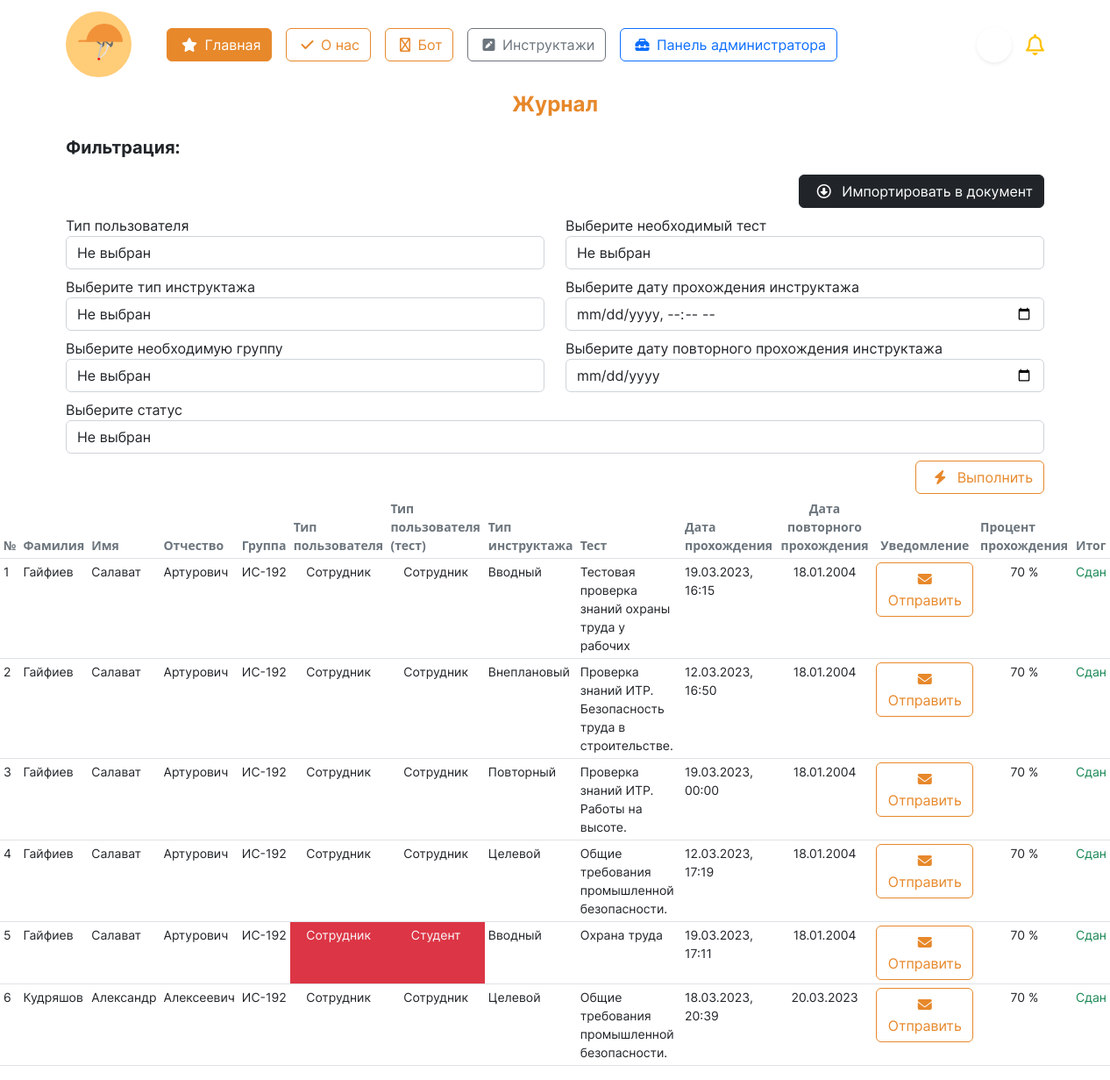
/account/journal/ (signed in), run on an earlier commit of the app's database.
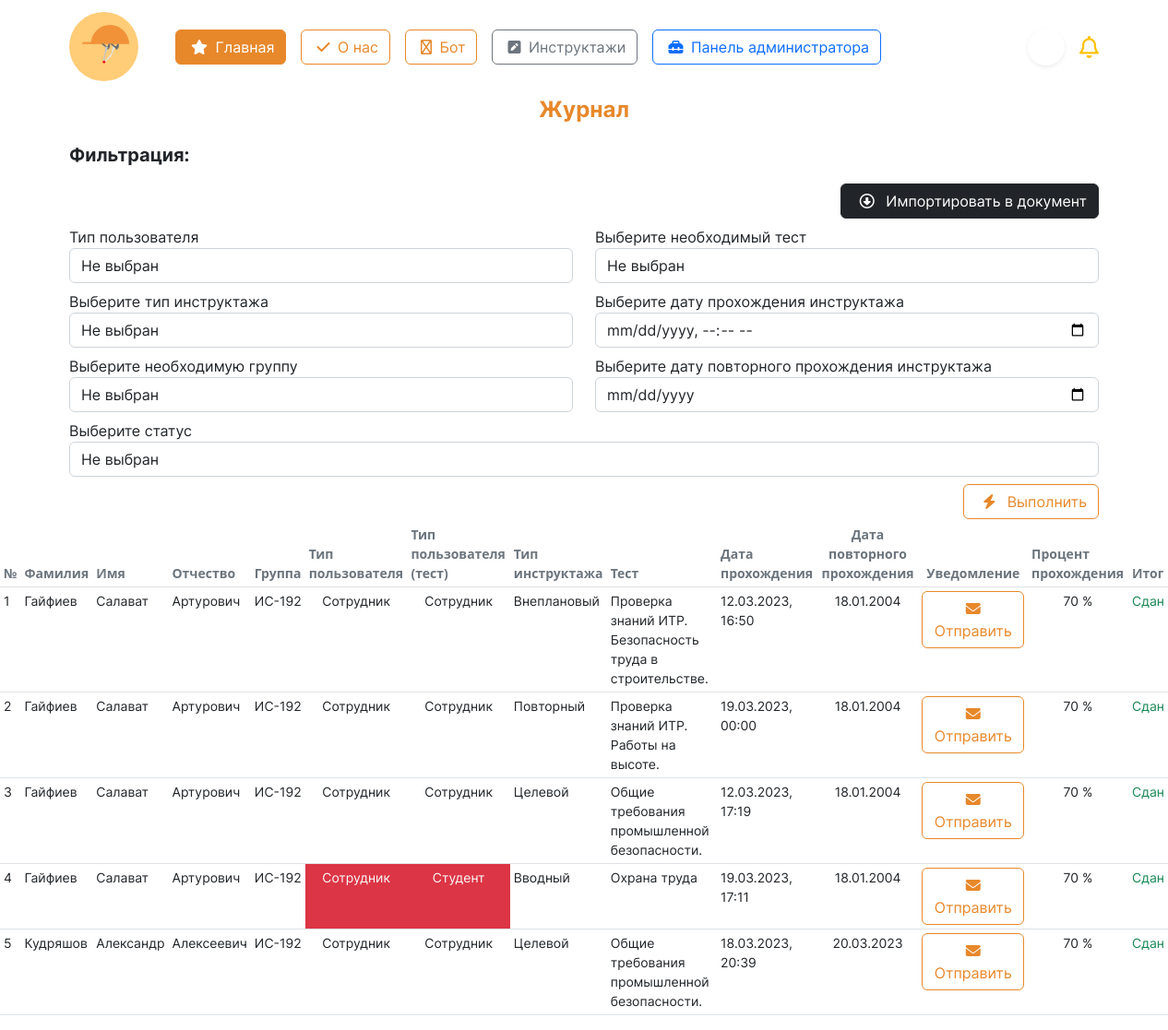
And on a later commit of the database.
### initru/models.py (models this page shows, shortened)
class CustomUser(AbstractUser):  # custom user for Users with django
    gen = (
        ('m', 'Мужской'),
        ('j', 'Женский')
    )
    patronymic = models.CharField(
        'Отчество',
        max_length=250,
    )
    gender = models.CharField(
        'Пол', choices=gen,
        max_length=3, null=True,
    )
    birthday_date = models.DateField(
        'Дата рождения', null=True,
    )
    region  = models.ForeignKey(
        Region, on_delete=models.CASCADE,
        null=True, verbose_name='Регион',
    )
    city  = ChainedForeignKey(
        City,
        chained_field='region',
        chained_model_field="region",
        show_all=False,
        auto_choose=True,
        null=True,
        sort=True, verbose_name = 'Город')
    street  = models.ForeignKey(
        Street, on_delete=models.CASCADE,
        null=True, verbose_name='Улица',
    )
    house = models.IntegerField(
        "Номер дома", null=True,
    )
    flat = models.IntegerField(
        'Этаж', null=True,
    )
    avatar = models.ImageField(
        'Изображение пользователя',
        upload_to='images/users/',
        null=True,
        blank=True,
    )
    phone_number = models.CharField(
        'Номер телефона', max_length=20,unique=True,
        blank=False, null=True,
    )
    type_user  = models.ForeignKey(
        typeuser, on_delete=models.CASCADE,
        verbose_name='Тип пользователя', null=True,
    )
    groupStud  = models.ForeignKey(
        Groups, on_delete=models.CASCADE,
        verbose_name='Группа', null=True,
        blank=True
    )
    role  = models.ForeignKey(
        role, on_delete=models.CASCADE,
        null=True, verbose_name='Роль',
    )
    date_end = models.DateField(
        'Дата завершения зачисления',
        null=True,
    )

class res(models.Model):
    user  = models.ForeignKey( CustomUser, on_delete=models.CASCADE, verbose_name='Пользователь')
    instruction  = models.ForeignKey( inst, on_delete=models.CASCADE, verbose_name='Инструктаж')
    quiz = models.ForeignKey(test, on_delete=models.CASCADE, verbose_name= 'Тест')
    date_instruction = models.DateTimeField( 'Дата прохождения инструктажа')
    date_instruction_end = models.DateField('Повторное прохождение', null=True)
    result = models.IntegerField( 'Результат в %')
    mark = models.CharField('Прошел', max_length=255)
    class Meta:
        verbose_name = 'Результат'
        verbose_name_plural = 'Результаты'

class Groups(models.Model):
    name_group = models.CharField(
        'Название группы',
        max_length=8
    )
    special  = models.ForeignKey(
        Spec, on_delete=models.CASCADE,
        null=False, verbose_name='Специальность'
    )
    class Meta:
        verbose_name = 'Группа'
        verbose_name_plural = 'Группы'
    def __str__(self):
        return f'{self.name_group}'

class typeuser(models.Model):
    name_type_user = models.CharField(
        "Название типа пользователя",
        max_length=15
    )
    class Meta:
        verbose_name = 'Тип пользователя'
        verbose_name_plural = 'Тип пользователей'
    def __str__(self):
        return f'{self.name_type_user}'

class test(models.Model):
    instruction = models.ForeignKey( inst, on_delete=models.CASCADE, verbose_name='Инструктаж' )
    name_test = models.CharField( 'Название теста инструктажа', max_length=125 )
    number_of_questions = models.IntegerField('Количество вопросов') ##
    time = models.IntegerField('Ограничение по времени') ##
    required_score_to_pass = models.IntegerField('Рекомендуемый балл в %', help_text='Рекомендуемый балл в %')
    type_user  = models.ForeignKey(typeuser, on_delete=models.CASCADE, verbose_name='Тип пользователя')
    file = models.FileField( 'Файл к тесту', upload_to='instr/', null=True, blank=True)
    class Meta:
        verbose_name = 'Тест'
        verbose_name_plural = 'Тесты'

class inst(models.Model):
    name_instruction = models.CharField(
        'Название инструктажа',
        max_length=64
    )
    date_period = models.IntegerField(
        'Период инструктажа'
    )
    class Meta:
        verbose_name = 'Инструктаж'
        verbose_name_plural = 'Инструктажи'

### initru/views.py (the view, shortened to what this page needs)
# urls.py: path('account/journal/', journalView, name = "journal_view"),
@login_required(login_url='account/login/')
def journalView(request):
    page_name = 'forOss/journal.html'
    role = list(request.user.groups.values_list(
        'name', flat=True))  # получение поли
    if request.user.is_superuser or role[0] == 'Специалист по охране труда':
        obj_res = None  # Для результатов
        obj_briefs = inst.objects.all()  # получение инструктажей
        obj_type_users = typeuser.objects.all()  # получение тип пользователей
        obj_groups = Groups.objects.all()  # получение групп
        obj_quizes = test.objects.all()  # получение тестов
        obj_results_user = res.objects.filter(mark='Сдан')  # получение зачетов
    else:
        return render(request, "error.html")
    values = {
        'type_brief': obj_briefs,
        'type_users': obj_type_users,
        'groups': obj_groups,
        'quiz': obj_quizes,
        'users': obj_results_user,
    }
    return render(request, page_name, values)

### initru/templates/forOss/journal.html (shortened to what this page needs)
{% extends '../base.html' %}
{% load static %}
{% block content %}
<div>
    <div>
        <p class="text-center fw-bold fs-4" style='color:#E7882B; font-family: "Inter-Bold";'>Журнал</p>
    </div>
    <div class='container' style ='font-family: "Inter-Regular";'>
        <p class='fs-5' style='font-family: "Inter-Bold";'>Фильтрация:</p>
        <form id="filter-form">
            <div class = 'd-flex flex-row-reverse mb-2'>
                <button type = 'submit' class = 'btn btn-dark'>
                    <i class="fa-regular fa-circle-down mx-2"></i>
                    Импортировать в документ
                </button>
            </div>
            <div class = 'row'>
                <div class = 'col'>
                    <div class='box mb-2'>
                        <label for="id_type_user">
                            Тип пользователя
                        </label>
                        <select class='form-control  ' name="type_user" id="id_type_user">
                            <option selected class='text-warning fw-bold text-uppercase' value="">Не выбран</option>
                        </select>
                    </div>
                    <div class='box mb-2'>
                        <label for="id_type_brief">
                            Выберите тип инструктажа
                        </label>
                        <select class='form-control  ' name="type_brief" id="id_type_brief">
                            <option selected class='text-warning fw-bold text-uppercase' value="">Не выбран</option>
                        </select>
                    </div>
                    <div class='box mb-2'>
                        <label for="id_group">
                            Выберите необходимую группу
                        </label>
                        <select class='form-control' name="group" id="id_group">
                            <option selected class='text-warning fw-bold text-uppercase' value="">Не выбран</option>
                        </select>
                    </div>
                </div>
                <div class = 'col-6'>
                    <div class='box mb-2'>
                        <label for="id_quiz">
                            Выберите необходимый тест
                        </label>
                        <select class='form-control' name="quiz" id="id_quiz">
                            <option selected class='text-warning fw-bold text-uppercase' value="">Не выбран</option>
                        </select>
                    </div>
                    <div class='box mb-2'>
                        <label for="id_date_start">
                            Выберите дату прохождения инструктажа
                        </label>
                        <input class = 'form-control  ' name = 'date_start' id ='id_date_start' type="datetime-local" placeholder="Выберите дату">
                    </div>
                    <div class='box mb-2'>
                        <label for="id_date_end">
                            Выберите дату повторного прохождения инструктажа
                        </label>
                        <input class = 'form-control' name = 'date_end' id ='id_date_end' type="date" placeholder="Выберите дату">
                    </div>
                </div>
            </div>
            <div class='box mb-2'>
                <label for="id_date_start">
                    Выберите статус
                </label>
                <select class='form-control' name="mark" id="id_mark">
                    <option selected class='text-warning fw-bold text-uppercase' value="">Не выбран</option>
                </select>
            </div>
            <div class = 'float-end'>
                <button class = 'btn btn-outline-orange'>
                    <i class="fa-solid fa-bolt mx-2"></i>
                    Выполнить
                </button>
            </div>
        </form>
    </div>
    <div class = 'tables mt-5'>
        <table id = 'table' class = 'table table-hover table-sm' style="font-size: 14px;">
            <thead>
                <tr>
                    <th class = 'text-secondary' scope="col">№</th>
                    <th class = 'text-secondary' scope="col">Фамилия</th>
                    <th class = 'text-secondary' scope="col">Имя</th>
                    <th class = 'text-secondary' scope="col">Отчество</th>
                    <th class = 'text-secondary' scope="col">Группа</th>
                    <th class = 'text-secondary' scope="col">Тип пользователя</th>
                    <th class = 'text-secondary' scope="col">Тип пользователя (тест)</th>
                    <th class = 'text-secondary' scope="col">Тип инструктажа</th>
                    <th class = 'text-secondary' scope="col">Тест</th>
                    <th class = 'text-secondary' scope="col">Дата прохождения</th>
                    <th class = 'text-secondary text-center' scope="col">Дата повторного прохождения</th>
                    <th class = 'text-secondary text-center' scope="col">Уведомление</th>
                    <th class = 'text-secondary' scope="col">Процент прохождения</th>
                    <th class = 'text-secondary' scope="col">Итог</th>
                </tr>
            </thead>
            <tbody id = 'id_tbody' style='font-family: "Inter-Regular";'>
                {% for u in users %}
                    <tr>
                        <td>
                            {{ forloop.counter }}
                        </td>
                        <td>
                            {{ u.user.last_name }}
                        </td>
                        <td>
                            {{ u.user.first_name }}
                        </td>
                        <td>
                            {{ u.user.patronymic }}
                        </td>
                        <td>
                            {{ u.user.groupStud }}
                        </td>
                            {% if u.user.type_user == u.quiz.type_user %}
                                <td class = 'text-center'>
                                    {{ u.user.type_user }}
                                </td>
                                <td class = 'text-center'>
                                    {{ u.quiz.type_user }}
                                </td>
                            {% else %}
                                <td class = 'bg-danger text-light text-center'>
                                    {{ u.user.type_user }}
                                </td>
                                <td class = 'bg-danger text-light text-center'>
                                    {{ u.quiz.type_user }}
                                </td>
                            {% endif %}
                        <td>
                            {{ u.instruction.name_instruction }}
                        </td>
                        <td>
                            {{ u.quiz.name_test }}
                        </td>
                        <td>
                            {{ u.date_instruction|date:"d.m.Y, H:i" }}
                        </td>
                        <td class="text-center">
                            {{ u.date_instruction_end|date:"d.m.Y" }}
                        </td>
                        <td class="text-center">
                            <button class = 'btn btn-outline-orange'>
                                <i class="fa-solid fa-envelope mx-2"></i>
                                Отправить
                            </button>
                        </td>
                        <td class="text-center">
                            {{ u.result }} %
                        </td>
                        <td>
                            {% if u.mark == 'Не сдан' %}
                                <span class = 'text-danger'> {{ u.mark }}</span>
                            {% else %}
                                <span class = 'text-success'> {{ u.mark }}</span>
                            {% endif %}
                        </td>
                    </tr>
                {% empty %}
                    <tr>
                        <td>Пока пусто.</td>
                    </tr>
                {% endfor %}
            </tbody>
        </table>
    </div>
</div>
{% endblock content %}

### initru/templates/base.html (shortened to what this page needs)
<!DOCTYPE html>
{% load static %}
<html lang="ru">
<head>
	<link rel="stylesheet" href="{% static 'css/bootstrap.min.css' %}">
	<link rel="stylesheet" href="{% static 'css/style.css' %}">
	<link href="{% static 'fontawesomefree/css/fontawesome.css' %}" rel="stylesheet" type="text/css">
	<link href="{% static 'fontawesomefree/css/brands.css' %}" rel="stylesheet" type="text/css">
	<link href="{% static 'fontawesomefree/css/solid.css' %}" rel="stylesheet" type="text/css">
</head>
<header>
	<nav class="navbar" style='font-family: "Inter-Regular";'>
		<div class="container">
			<div class='d-flex align-items-center'>
				<a href="{% url 'main' %}" class="navbar-brand">
					<img src="{% static 'images/logo.svg' %}" alt="logo" height="75">
				</a>
				<div class="d-flex mx-3 flex-wrap">
					<a class='btn btn-orange mx-2' href="{% url 'main' %}">
						<i class="fa-solid fa-star mx-1"></i>
						Главная
					</a>
					<a class='btn btn-outline-orange mx-2' href="{% url 'about' %}">
						<i class="fa-solid fa-check mx-1"></i>
						О нас
					</a>
					<a class='btn btn-outline-orange mx-2' href="{% url 'chat_response' %}">
						<i class="fa-regular fa-robot mx-1"></i>
						Бот
					</a>
					{% if user.is_authenticated %}
					<a class='btn btn-outline-secondary mx-2' href="{% url 'brief' %}">
						<i class="fa-solid fa-square-pen mx-1"></i>
						Инструктажи
					</a>
						{% if user.is_superuser %}
							<a class='btn btn-outline-primary mx-2' href="{% url 'admin:index' %}">
								<i class="fa-solid fa-toolbox mx-1"></i>
								Панель администратора
							</a>
						{% endif %}
					{% endif %}
				</div>
			</div>
			<div class='navbar d-flex justify-content-center'>
				{% if user.is_authenticated %}
				<div class="dropdown text-end d-flex mx-2">
					<a class="d-block link-dark text-decoration-none d-flex align-items-center" id="dropdownUser1" data-bs-toggle="dropdown" aria-expanded="false">
						<div class = 'rounded-circle mx-2 shadow-sm' style = '
						width: 40px;
						height: 40px;
						background-position: center;
						background-repeat: no-repeat;
						background-size: cover;
						background-clip: unset;
						background-image: url("{{ request.user.avatar.url }}");
						'></div>
					</a>
				</div>
				<i class="fa-regular fa-bell fs-4 text-warning"></i>
				{% else %}
				<div class="dropdown text-end">
					<a href="{% url 'login' %}" class="d-block link-dark text-decoration-none">
						<img src="{% static 'images/startPage/user/user.svg' %}" alt="user">
					</a>
				</div>
				{% endif %}
			</div>
		</div>
	</nav>
</header>
<body>
	<main>
		{% block content %}
		{% endblock content %}
	</main>
</body>
</html>

What changed in the data, as far as the page shows it:
removed res: user.last_name "Гайфиев", user.first_name "Салават", user.patronymic "Артурович", user.groupStud "ИС-192", user.type_user "Сотрудник", quiz.type_user "Сотрудник", instruction.name_instruction "Вводный", quiz.name_test "Тестовая проверка знаний охраны труда у рабочих", date_instruction "19.03.2023, 16:15", date_instruction_end "18.01.2004", result "70", mark "Сдан"
